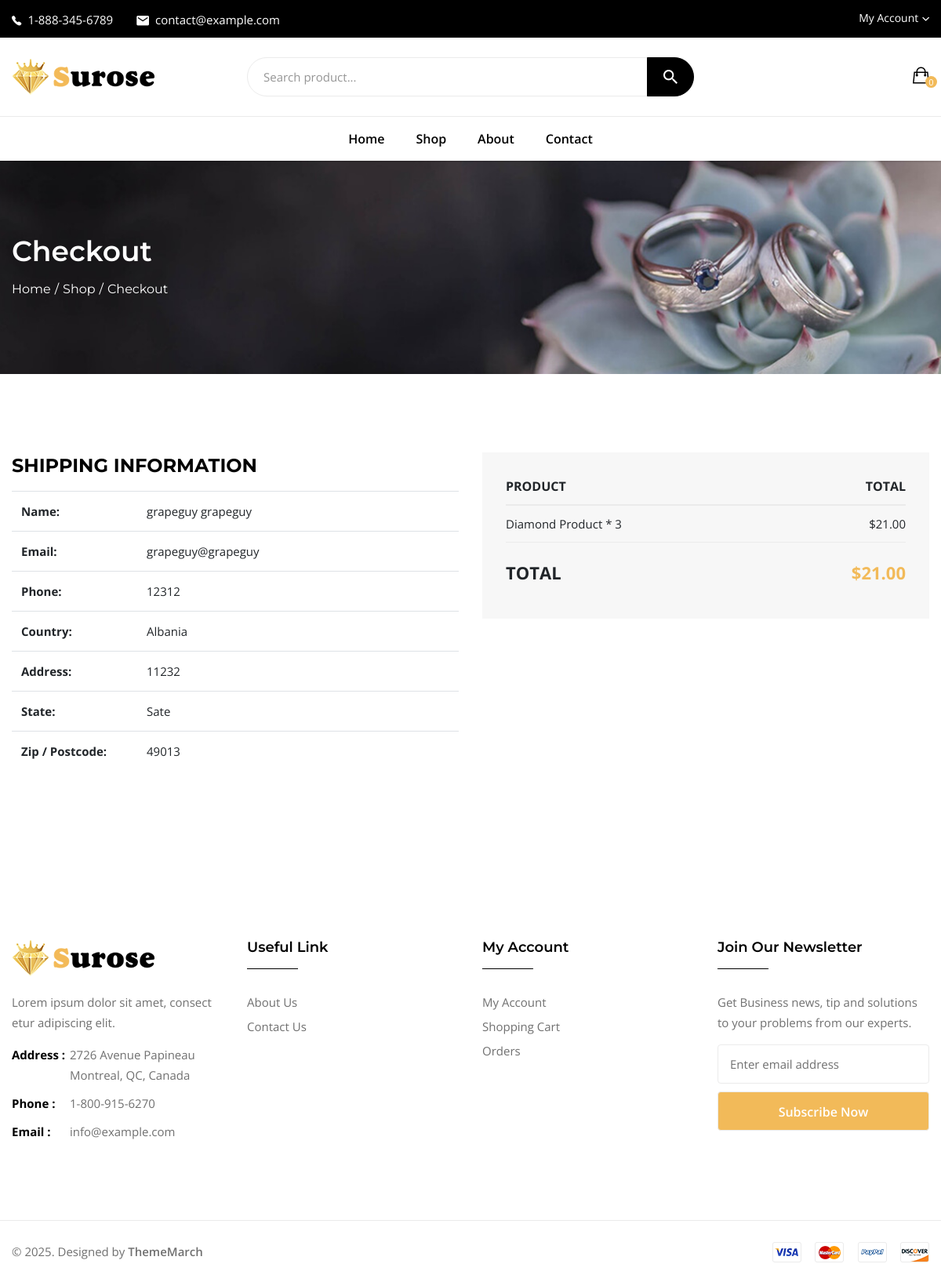
Page /account/order/2/ (signed in) on the committed database.
### core/models.py (models this page shows, shortened)
class ProductOrder(models.Model):
    user = models.ForeignKey(User, on_delete=models.CASCADE)
    first_name = models.CharField(max_length=255, null=True)
    last_name = models.CharField(max_length=255, null=True)
    email = models.EmailField(null=True)
    phone = models.CharField(max_length=255, null=True)
    country = models.CharField(max_length=255, null=True)
    address = models.TextField(null=True)
    state = models.CharField(max_length=255, null=True)
    postcode = models.CharField(max_length=255, null=True)
    created_at = models.DateTimeField(auto_now_add=True)
    updated_at = models.DateTimeField(auto_now=True)
    is_paid = models.BooleanField(default=False)
    is_shipped = models.BooleanField(default=False)
    payment_id = models.CharField(max_length=255, null=True)

class ProductCart(models.Model):
    user = models.ForeignKey(User, on_delete=models.CASCADE)
    order = models.ForeignKey(ProductOrder, on_delete=models.CASCADE, null=True)
    product = models.ForeignKey(Product, on_delete=models.CASCADE)
    quantity = models.PositiveIntegerField()
    created_at = models.DateTimeField(auto_now_add=True)
    updated_at = models.DateTimeField(auto_now=True)

class Product(models.Model):
    PRODUCT_STATUSES = (
        ('pending', 'Pending'),
        ('published', 'Published'),
        ('archived', 'Archived'),
    )
    PRODUCT_STOCKS = (
        ('in_stock', 'In Stock'),
        ('out_of_stock', 'Out of Stock'),
    )
    user = models.ForeignKey(User, on_delete=models.CASCADE)
    name = models.CharField(max_length=255)
    slug = models.SlugField(unique=True)
    description = models.TextField()
    price = models.DecimalField(max_digits=20, decimal_places=2)
    image = models.ImageField(upload_to=product_image_path)
    stock = models.CharField(max_length=255, choices=PRODUCT_STOCKS, default='in_stock')
    brand = models.ForeignKey(Brand, on_delete=models.CASCADE)
    category = models.ForeignKey(Category, on_delete=models.CASCADE)
    status = models.CharField(max_length=255, choices=PRODUCT_STATUSES, default='pending')
    created_at = models.DateTimeField(auto_now_add=True)
    updated_at = models.DateTimeField(auto_now=True)

### core/views.py (the view)
# urls.py: path('account/order/<order_id>/', views.account_order_detail, name='account_order_detail'),
@login_required
def account_order_detail(request, order_id):
    order = get_object_or_404(ProductOrder, id=order_id)
    total = order.productcart_set.annotate(total=F('quantity') * F('product__price')).aggregate(Sum('total'))['total__sum']
    context = {
        'order': order,
        'carts': order.productcart_set.select_related('product').annotate(total=F('quantity') * F('product__price')).order_by('-created_at'),
        'total': total,
    }
    return render(request, 'account/order/detail.html', context=context)

### core/context_processors.py (called while the page is built)
def cart(request):
    if request.user.is_authenticated:
        carts = ProductCart.objects.filter(user=request.user, order=None)
    else:
        carts = []
    return {'global_carts': {
        'count': len(carts),
    }}

### core/models.py (called while the page is built)
    @property
    def is_owner(self):
        return self.role == 'owner'

    @property
    def is_manufacturer(self):
        return self.role == 'manufacturer'

### core/templates/account/order/detail.html (shortened to what this page needs)
{% extends 'base.html' %}
{% load static %}
{% block content %}
<div class="tm-breadcrumb-area tm-padding-section bg-grey"
    data-bgimage="{% static 'assets/images/breadcrumb-bg.jpg' %}">
    <div class="container">
        <div class="tm-breadcrumb">
            <h2>Checkout</h2>
            <ul>
                <li><a href="index.html">Home</a></li>
                <li><a href="products.html">Shop</a></li>
                <li>Checkout</li>
            </ul>
        </div>
    </div>
</div>
<main class="page-content">
    <div class="tm-section tm-checkout-area bg-white tm-padding-section">
        <div class="container">
            <div class="tm-form tm-checkout-form">
                <div class="row">
                    <div class="col-lg-6">
                        <h4 class="small-title">SHIPPING INFORMATION</h4>
                        <div class="table-responsive">
                            <table class="table">
                                <tbody>
                                    <tr>
                                        <th style="width: 160px;">Name:</th>
                                        <td>{{ order.first_name }} {{ order.last_name }}</td>
                                    </tr>
                                    <tr>
                                        <th style="width: 160px;">Email:</th>
                                        <td>{{ order.email }}</td>
                                    </tr>
                                    <tr>
                                        <th style="width: 160px;">Phone:</th>
                                        <td>{{ order.phone|default:'-' }}</td>
                                    </tr>
                                    <tr>
                                        <th style="width: 160px;">Country:</th>
                                        <td>{{ order.country }}</td>
                                    </tr>
                                    <tr>
                                        <th style="width: 160px;">Address:</th>
                                        <td>{{ order.address }}</td>
                                    </tr>
                                    <tr>
                                        <th style="width: 160px;">State:</th>
                                        <td>{{ order.state }}</td>
                                    </tr>
                                    <tr>
                                        <th style="width: 160px;">Zip / Postcode:</th>
                                        <td>{{ order.postcode }}</td>
                                    </tr>
                                </tbody>
                            </table>
                        </div>
                    </div>
                    <div class="col-lg-6">
                        <div class="tm-checkout-orderinfo">
                            <div class="table-responsive">
                                <table class="table table-borderless tm-checkout-ordertable">
                                    <thead>
                                        <tr>
                                            <th>Product</th>
                                            <th>Total</th>
                                        </tr>
                                    </thead>
                                    <tbody>
                                        {% for cart in carts %}
                                        <tr>
                                            <td>{{ cart.product.name }} * {{ cart.quantity }}</td>
                                            <td>&dollar;{{ cart.total|floatformat:'2' }}</td>
                                        </tr>
                                        {% endfor %}
                                    </tbody>
                                    <tfoot>
                                        <tr class="tm-checkout-total">
                                            <td>Total</td>
                                            <td>&dollar;{{ total|floatformat:'2' }}</td>
                                        </tr>
                                    </tfoot>
                                </table>
                            </div>
                        </div>
                    </div>
                </div>
            </div>
        </div>
    </div>
</main>
{% endblock content %}

### rows in the picture
ProductOrder: first_name "grapeguy", last_name "grapeguy", email "grapeguy@grapeguy", phone "12312", country "Albania", address "11232", state "Sate", postcode "49013"
ProductCart: product.name "Diamond Product", quantity "3", total "21.00"

### other values in the picture
{{ global_carts.count }} "0"
{{ total|floatformat:'2' }} "21.00"
